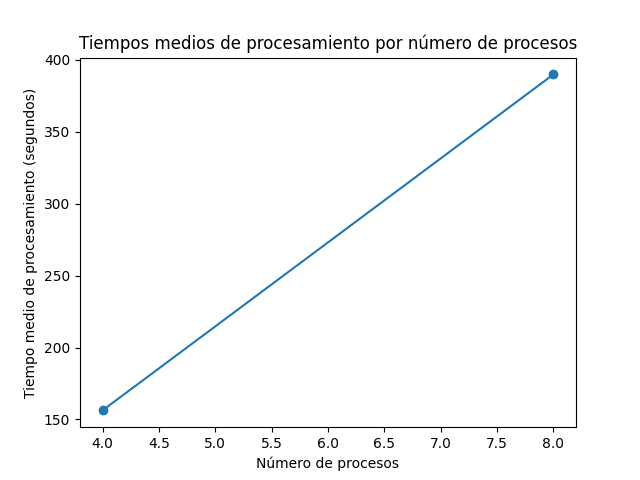

Recreate this plot in Python.
import csv
import collections
import matplotlib.pyplot as plt

# Crear un diccionario para almacenar los tiempos de procesamiento para cada número de procesos
procesos_tiempo = collections.defaultdict(list)

# Abrir el archivo "registrosimple.log" y leer los datos
with open('registrosimple.log', 'r') as archivo:
    lector_csv = csv.reader(archivo, delimiter=';')
    for fila in lector_csv:
        num_procesos = int(fila[1])
        tiempo_procesamiento = float(fila[6])
        procesos_tiempo[num_procesos].append(tiempo_procesamiento)

# Calcular el tiempo medio de procesamiento para cada número de procesos
procesos_tiempo_medio = {}
for num_procesos, tiempos in procesos_tiempo.items():
    procesos_tiempo_medio[num_procesos] = sum(tiempos) / len(tiempos)

# Crear una lista de números de procesos y tiempos medios de procesamiento
procesos = sorted(procesos_tiempo_medio.keys())
tiempos_medios = [procesos_tiempo_medio[num_procesos] for num_procesos in procesos]

# Graficar los tiempos medios de procesamiento en función del número de procesos
plt.plot(procesos, tiempos_medios, 'o-')
plt.xlabel('Número de procesos')
plt.ylabel('Tiempo medio de procesamiento (segundos)')
plt.title('Tiempos medios de procesamiento por número de procesos')
plt.savefig('grafica.png')  # Guardar la gráfica como una imagen
plt.show()
